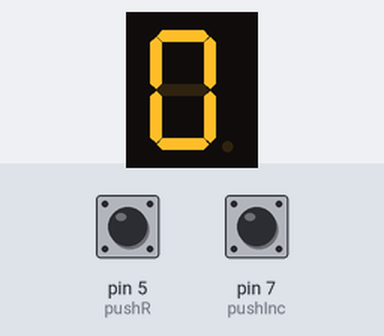
This sketch was run on a simulated Arduino Uno, built with avr-gcc and run on an emulated ATmega328P. Shown: 1-digit seven-segment display. Wiring (inferred from the names in the program): 1-digit 7-segment display, segments lit when HIGH: segments pin 8, pin 9, pin 12, pin 3, pin 13, pin 11, pin 2. The inputs (shaded band) are chosen by the test bench; at power-on: pin 7 (pushInc) HIGH, pin 5 (pushR) HIGH. The segment pins are drawn as the display they are named for.

Above: at 1.2 s.
1.3 s: pin 7 (pushInc) pulled LOW for 1 s
At 3.3 s:
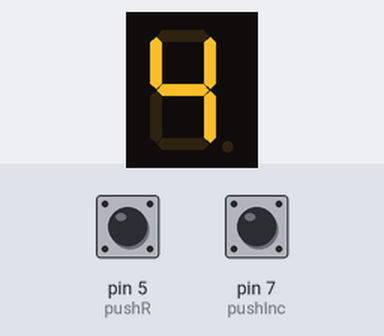
3.8 s: pin 7 (pushInc) pulled LOW for 0.15 s
At 4.1 s:
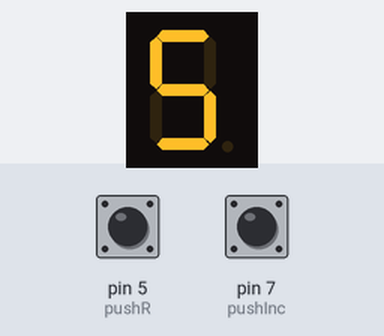
Timing chart, 0 to 6.8 s (numbered marks = the images above; inputs shaded):
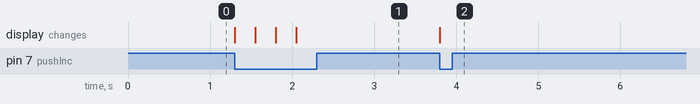

The sketch:

Week2.ino
```cpp
const int segmentA = 8; // from 0 to 8
const int segmentB = 9; // from 1 to 9
const int segmentC = 12;
const int segmentD = 3;
const int segmentE = 13;
const int segmentF = 11;
const int segmentG = 2;

const int pushInc = 7;
const int pushR = 5;

int count = 0;

void setup() {
  pinMode(segmentA, OUTPUT);
  pinMode(segmentB, OUTPUT);
  pinMode(segmentC, OUTPUT);
  pinMode(segmentD, OUTPUT);
  pinMode(segmentE, OUTPUT);
  pinMode(segmentF, OUTPUT);
  pinMode(segmentG, OUTPUT);

  pinMode(pushInc, INPUT_PULLUP);
  pinMode(pushR, INPUT_PULLUP);

  displayNumber(count);
}

void loop() {
  if (digitalRead(pushInc) == LOW) {
    count++;
    if (count > 9) count = 0;
    displayNumber(count);
    delay(250);
  }

  if (digitalRead(pushR) == LOW) {
    count = 0;
    displayNumber(count);
    delay(250);
  }
}

void clearDisplay() {
  digitalWrite(segmentA, LOW);
  digitalWrite(segmentB, LOW);
  digitalWrite(segmentC, LOW);
  digitalWrite(segmentD, LOW);
  digitalWrite(segmentE, LOW);
  digitalWrite(segmentF, LOW);
  digitalWrite(segmentG, LOW);
}

void displayNumber(int num) {
  clearDisplay();

  switch (num) {
    case 0:
      digitalWrite(segmentA, HIGH); digitalWrite(segmentB, HIGH);
      digitalWrite(segmentC, HIGH); digitalWrite(segmentD, HIGH);
      digitalWrite(segmentE, HIGH); digitalWrite(segmentF, HIGH);
      break;
    case 1:
      digitalWrite(segmentB, HIGH); digitalWrite(segmentC, HIGH);
      break;
    case 2:
      digitalWrite(segmentA, HIGH); digitalWrite(segmentB, HIGH);
      digitalWrite(segmentG, HIGH); digitalWrite(segmentE, HIGH);
      digitalWrite(segmentD, HIGH);
      break;
    case 3:
      digitalWrite(segmentA, HIGH); digitalWrite(segmentB, HIGH);
      digitalWrite(segmentC, HIGH); digitalWrite(segmentD, HIGH);
      digitalWrite(segmentG, HIGH);
      break;
    case 4:
      digitalWrite(segmentB, HIGH); digitalWrite(segmentC, HIGH);
      digitalWrite(segmentF, HIGH); digitalWrite(segmentG, HIGH);
      break;
    case 5:
      digitalWrite(segmentA, HIGH); digitalWrite(segmentF, HIGH);
      digitalWrite(segmentG, HIGH); digitalWrite(segmentC, HIGH);
      digitalWrite(segmentD, HIGH);
      break;
    case 6:
      digitalWrite(segmentA, HIGH); digitalWrite(segmentF, HIGH);
      digitalWrite(segmentE, HIGH); digitalWrite(segmentC, HIGH);
      digitalWrite(segmentD, HIGH); digitalWrite(segmentG, HIGH);
      break;
    case 7:
      digitalWrite(segmentA, HIGH); digitalWrite(segmentB, HIGH);
      digitalWrite(segmentC, HIGH);
      break;
    case 8:
      digitalWrite(segmentA, HIGH); digitalWrite(segmentB, HIGH);
      digitalWrite(segmentC, HIGH); digitalWrite(segmentD, HIGH);
      digitalWrite(segmentE, HIGH); digitalWrite(segmentF, HIGH);
      digitalWrite(segmentG, HIGH);
      break;
    case 9:
      digitalWrite(segmentA, HIGH); digitalWrite(segmentB, HIGH);
      digitalWrite(segmentC, HIGH); digitalWrite(segmentD, HIGH);
      digitalWrite(segmentF, HIGH); digitalWrite(segmentG, HIGH);
      break;
  }
}
```

Measured:
- after the input at 1.3 s, the display: first changes at once (image 1 shows a later state)
- after the input at 3.8 s, the display: changes at once (image 2)
